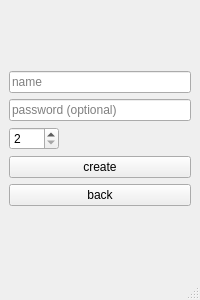
<?xml version="1.0" encoding="UTF-8"?>
<ui version="4.0">
 <class>MainWindow</class>
 <widget class="QMainWindow" name="MainWindow">
  <property name="geometry">
   <rect>
    <x>0</x>
    <y>0</y>
    <width>200</width>
    <height>300</height>
   </rect>
  </property>
  <property name="windowTitle">
   <string>MainWindow</string>
  </property>
  <widget class="QWidget" name="centralwidget">
   <layout class="QVBoxLayout" name="verticalLayout_2">
    <item>
     <layout class="QVBoxLayout" name="verticalLayout">
      <item>
       <widget class="QLineEdit" name="name_input">
        <property name="placeholderText">
         <string>name</string>
        </property>
       </widget>
      </item>
      <item>
       <widget class="QLineEdit" name="password_input">
        <property name="placeholderText">
         <string>password (optional)</string>
        </property>
       </widget>
      </item>
      <item>
       <widget class="QSpinBox" name="spinBox">
        <property name="maximumSize">
         <size>
          <width>50</width>
          <height>16777215</height>
         </size>
        </property>
        <property name="readOnly">
         <bool>false</bool>
        </property>
        <property name="minimum">
         <number>2</number>
        </property>
        <property name="maximum">
         <number>8</number>
        </property>
       </widget>
      </item>
      <item>
       <widget class="QPushButton" name="create_room_button">
        <property name="text">
         <string>create</string>
        </property>
       </widget>
      </item>
      <item>
       <widget class="QPushButton" name="go_back_button">
        <property name="text">
         <string>back</string>
        </property>
       </widget>
      </item>
     </layout>
    </item>
   </layout>
  </widget>
  <widget class="QMenuBar" name="menubar">
   <property name="geometry">
    <rect>
     <x>0</x>
     <y>0</y>
     <width>200</width>
     <height>26</height>
    </rect>
   </property>
  </widget>
  <widget class="QStatusBar" name="statusbar"/>
 </widget>
 <resources/>
 <connections/>
</ui>
